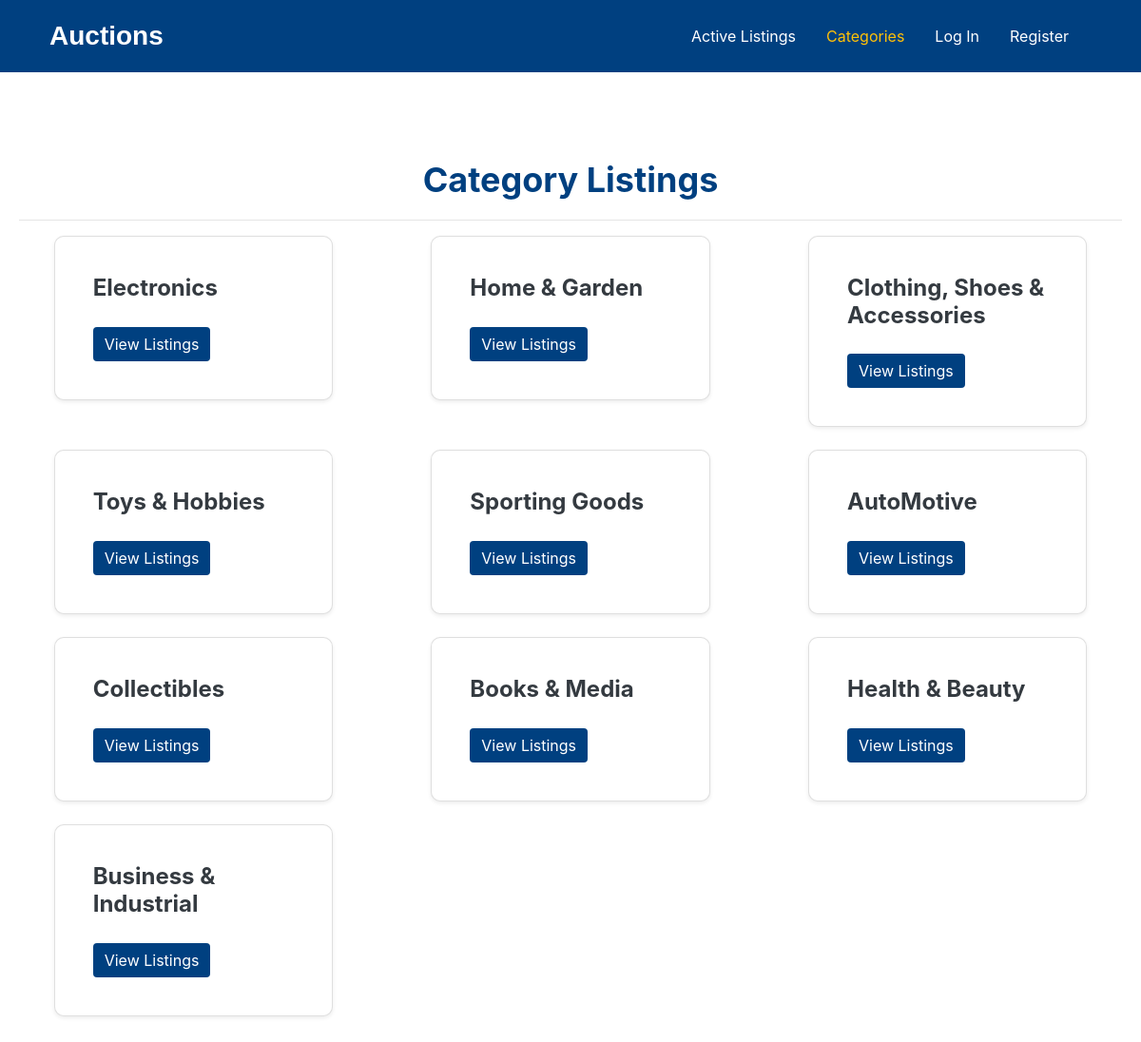
Page /categories/ on the committed database.
### auctions/models.py (models this page shows, shortened)
class Category(models.Model):
       title = models.CharField(max_length=60, default='No category listed')

### auctions/views.py (the view)
# urls.py: path('categories/', views.listCategories, name='categories'),
def listCategories(request):
    categories = Category.objects.all()
    context = {
        'categories': categories,
    }
    return render(request, 'auctions/listcategories.html', context)

### auctions/templates/auctions/listcategories.html (shortened to what this page needs)
{% extends 'auctions/layout.html' %}
{% load static %}
{% block staticfile %} {% static 'auctions/active-listings.css' %} {% endblock %}
{% block body %}
<div class="container mt-5">
    <h1 class="text-center">Category Listings</h1>
    <hr>
    <div class="row">
        {% for category in categories %}
        <div class="col-md-4 mb-4">
            <div class="card shadow-sm">
                <div class="card-body">
                    <h3 class="card-title">
                        <a href="{% url 'view-categories' category.id %}" class="text-decoration-none text-dark">{{ category.title }}</a>
                    </h3>
                    <a href="{% url 'view-categories' category.id %}" class="btn btn-primary mt-3">View Listings</a>
                </div>
            </div>
        </div>
        {% endfor %}
    </div>
</div>
{% endblock %}

### auctions/static/auctions/active-listings.css (style rules this page uses)
.card { background-color: #fff; border-radius: 10px; box-shadow: 0 4px 8px rgba(0, 0, 0, 0.1); overflow: hidden; margin-bottom: 20px; display: flex; width: 80%; margin: 0 auto; padding: 20px; }
.card-title { font-size: 24px; font-weight: bold; color: #333; margin-bottom: 10px; }

### auctions/templates/auctions/listcategories.html (style rules this page uses)
.container { max-width: 1200px; margin: 0 auto; padding: 20px; }
h1 { font-size: 36px; font-weight: bold; color: #004080; margin-bottom: 20px; }
.card { background-color: #fff; border-radius: 10px; box-shadow: 0 4px 8px rgba(0, 0, 0, 0.1); transition: transform 0.3s ease, box-shadow 0.3s ease; }
.card-title { font-size: 24px; font-weight: bold; color: #333; margin-bottom: 10px; }
.card-title a { text-decoration: none; color: inherit; transition: color 0.3s ease; }
.btn-primary { background-color: #004080; border: none; transition: background-color 0.3s ease, transform 0.3s ease; }

### rows in the picture
Category: title "Electronics"
Category: title "Home & Garden"
Category: title "Clothing, Shoes & Accessories"
Category: title "Toys & Hobbies"
Category: title "Sporting Goods"
Category: title "AutoMotive"
Category: title "Collectibles"
Category: title "Books & Media"
Category: title "Health & Beauty"
Category: title "Business & Industrial"
